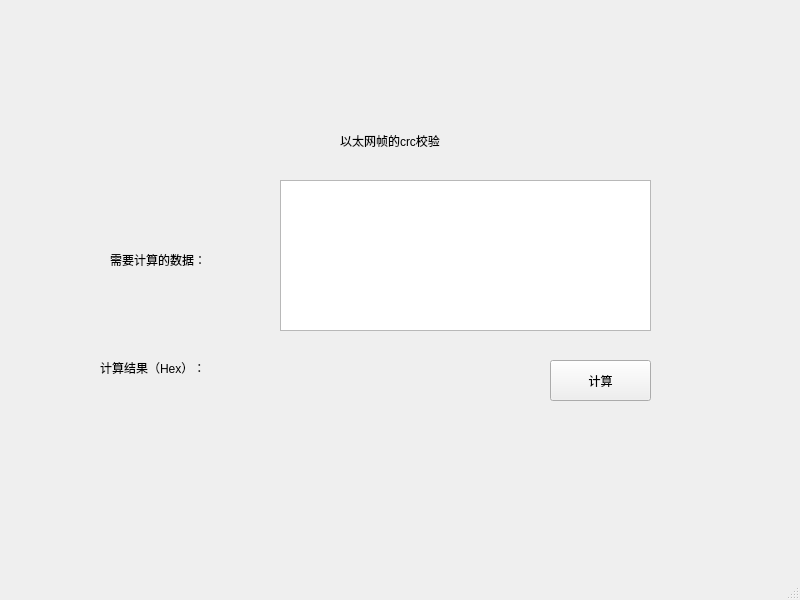
<?xml version="1.0" encoding="UTF-8"?>
<ui version="4.0">
 <class>MainWindow</class>
 <widget class="QMainWindow" name="MainWindow">
  <property name="geometry">
   <rect>
    <x>0</x>
    <y>0</y>
    <width>800</width>
    <height>600</height>
   </rect>
  </property>
  <property name="windowTitle">
   <string>MainWindow</string>
  </property>
  <widget class="QWidget" name="centralwidget">
   <widget class="QPushButton" name="pushButton">
    <property name="geometry">
     <rect>
      <x>550</x>
      <y>360</y>
      <width>101</width>
      <height>41</height>
     </rect>
    </property>
    <property name="text">
     <string>计算</string>
    </property>
   </widget>
   <widget class="QTextEdit" name="textEdit">
    <property name="geometry">
     <rect>
      <x>280</x>
      <y>180</y>
      <width>371</width>
      <height>151</height>
     </rect>
    </property>
   </widget>
   <widget class="QLabel" name="label">
    <property name="geometry">
     <rect>
      <x>280</x>
      <y>360</y>
      <width>261</width>
      <height>41</height>
     </rect>
    </property>
    <property name="text">
     <string/>
    </property>
   </widget>
   <widget class="QLabel" name="label_2">
    <property name="geometry">
     <rect>
      <x>340</x>
      <y>120</y>
      <width>141</width>
      <height>41</height>
     </rect>
    </property>
    <property name="text">
     <string>以太网帧的crc校验</string>
    </property>
   </widget>
   <widget class="QLabel" name="label_3">
    <property name="geometry">
     <rect>
      <x>110</x>
      <y>250</y>
      <width>131</width>
      <height>20</height>
     </rect>
    </property>
    <property name="text">
     <string>需要计算的数据：</string>
    </property>
   </widget>
   <widget class="QLabel" name="label_4">
    <property name="geometry">
     <rect>
      <x>100</x>
      <y>360</y>
      <width>161</width>
      <height>16</height>
     </rect>
    </property>
    <property name="text">
     <string>计算结果（Hex）：</string>
    </property>
   </widget>
  </widget>
  <widget class="QMenuBar" name="menubar">
   <property name="geometry">
    <rect>
     <x>0</x>
     <y>0</y>
     <width>800</width>
     <height>26</height>
    </rect>
   </property>
  </widget>
  <widget class="QStatusBar" name="statusbar"/>
 </widget>
 <resources/>
 <connections/>
</ui>
